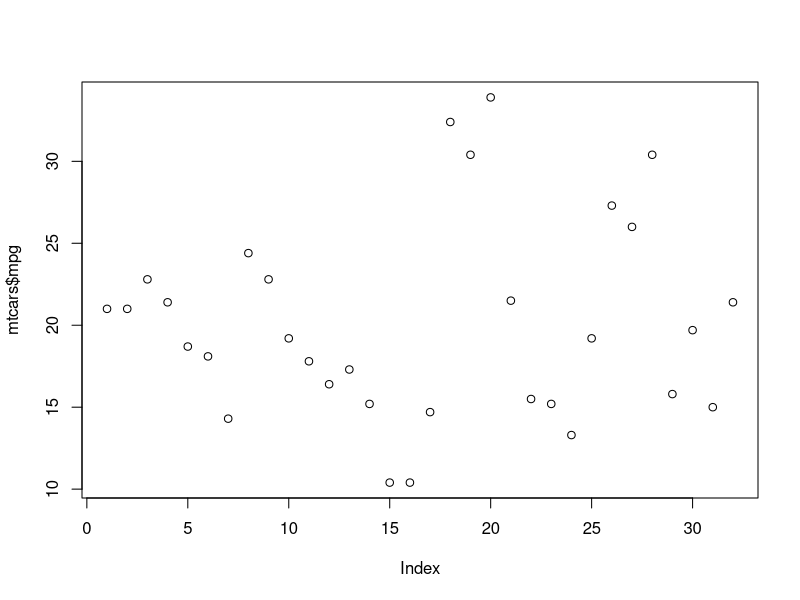
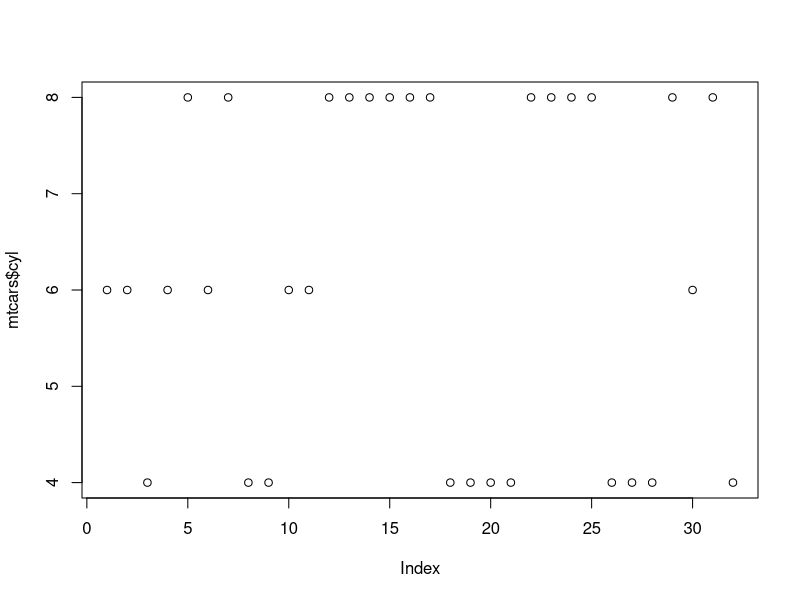

The R script that drew these images, in order:
## ---- chunk 1
#| fig-cap: figure 1
#| label: fig-plot1

plot(mtcars$mpg)
## ---- chunk 2
#| fig-cap: figure 2
#| label: fig-plot2
plot(mtcars$cyl)
